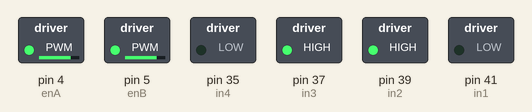
This sketch was run on a simulated Arduino Mega 2560, built with avr-gcc and run on an emulated ATmega2560. Shown: switched loads named in the sketch (green lamp = pin HIGH).

Above: at 0.1 s.
Timing chart, 0 to 1.6 s (numbered marks = the images above):
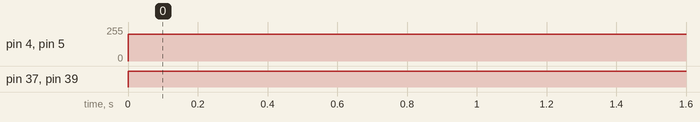

Measured:
- by itself, pin 4 (enA), pin 5 (enB): 0/255 → 200/255 at 0.00 s
- by itself, pin 37 (in3), pin 39 (in2): LOW → HIGH at 0.00 s

The sketch:

sketch_apr5b.ino
```cpp
// #define lpwm 2
// #define rpwm 3
// #define lmf 41
// #define lmb 39
// #define rmf 37
// #define rmb 35
#define enA 4
#define enB 5
#define in1 41 //L298n Motor Driver pins.
#define in2 39
#define in3 37
#define in4 35
int Speed=200;
void setup() {
  pinMode(enA, OUTPUT);
  pinMode(enB, OUTPUT);
  pinMode(in1, OUTPUT);
  pinMode(in2, OUTPUT);
  pinMode(in3, OUTPUT);
  pinMode(in4, OUTPUT);
 // pinMode(LED, OUTPUT);
}

void loop() {
 analogWrite(enA,Speed);
 analogWrite(enB,Speed);
 digitalWrite(in1,LOW);
 digitalWrite(in2,HIGH);
 digitalWrite(in3,HIGH);
 digitalWrite(in4,LOW);


}
```
